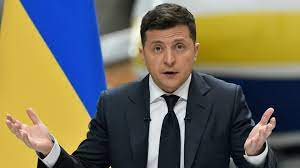
#> input picture images/faces/Zelenskiy/z1.jpg, 300 x 168 px, found by its file name
$ python face_recognizer.py
#> lines starting #> are read from the running program, lines starting #| are printed output that depends on the picture
import cv2 as cv
import numpy as np
import os

people = ['Zelenskiy', 'Poroshenko']
DIR = r'/Users/zhenyabudnyk/PycharmProjects/OpenCV_learning2/images/faces'
haar_cascade = cv.CascadeClassifier('/Users/zhenyabudnyk/PycharmProjects/OpenCV_learning2/haar_face.xml')
print(os.listdir(DIR))


features = []
labels = []
def create_train():
    for person in people:
        path = os.path.join(DIR, person)
        print(path)
        label = people.index(person)

        for img in os.listdir(path):
            img_path = os.path.join(path, img)
            img_array = cv.imread(img_path)
#> img_array is the input picture: shape (168, 300, 3); mean B, G, R 91.3, 110.2, 114.4
            gray = cv.cvtColor(img_array, cv.COLOR_BGR2GRAY)
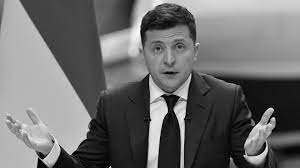
#> gray: shape (168, 300); min 0, max 253, mean 109.4
            cv.imshow(f'{img}', gray)
            faces_rect = haar_cascade.detectMultiScale(gray, scaleFactor=1.1, minNeighbors=4)
#> faces_rect = [[137, 22, 64, 64]]

            for (x,y, w, h) in faces_rect:
                faces_roi = gray[y:y+h, x:x+w]
                features.append(faces_roi)
                labels.append(label)
#> this loop made 1 pass
#> pass 1, in create_train, `faces_roi = gray[y:y+h, x:x+w]`:
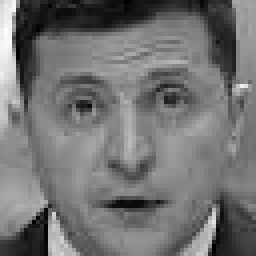
#> faces_roi: shape (64, 64) (shown 4 times larger); min 0, max 253, mean 114
#> after the loop, features = 1 item; labels = [0]
#> pass 2 of the loop in create_train, `for person in people:`:
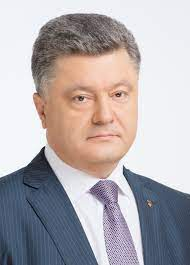
#> input picture images/faces/Poroshenko/index.jpg, 190 x 265 px, found by its file name
#> in create_train, img_array is the input picture: shape (265, 190, 3); mean B, G, R 175.8, 172.9, 179.5
#> in create_train, `gray = cv.cvtColor(img_array, cv.COLOR_BGR2GRAY)`:
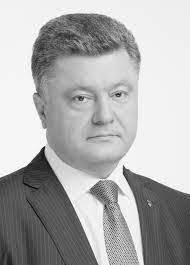
#> gray: shape (265, 190); min 3, max 255, mean 175.2
#> faces_rect = [[53, 57, 99, 99]]
#> the loop in create_train, `for (x,y, w, h) in faces_rect:` made 1 pass
#> pass 1, in create_train, `faces_roi = gray[y:y+h, x:x+w]`:
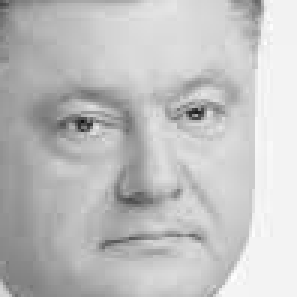
#> faces_roi: shape (99, 99) (shown 3 times larger); min 16, max 254, mean 192.3
#> after the loop in create_train, `for (x,y, w, h) in faces_rect:`: features = 2 items; labels = [0, 1]

create_train()

#print(f'Length of the features is {len(features)}')
#print(f'Length of the labels is {len(labels)}')

face_recognizer = cv.face.LBPHFaceRecognizer_create()

#TRAIN recognizer on features and labels

features = np.array(features, dtype='object')
labels = np.array(labels)

face_recognizer.train(features, labels)

face_recognizer.save('face_trained.yml')
np.save('labels.npy', labels)
np.save('features.npy', features)
